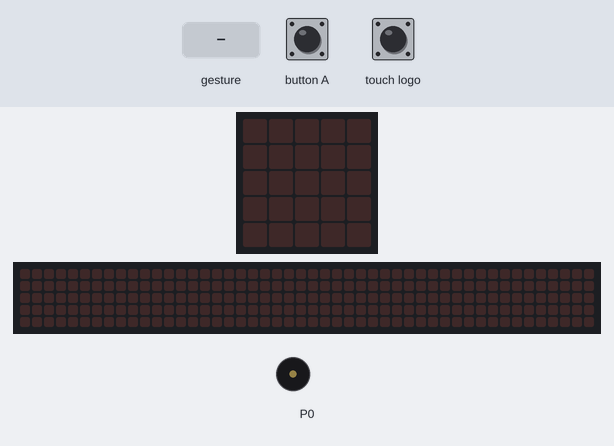
Simulated run of this program. Board: BBC micro:bit (MakeCode). Parts: the board's 5×5 LED display, a strip that is not on the board, showing the scrolling text unrolled, buzzer (waves = sounding). The inputs (shaded band) are chosen by the test bench. Random numbers come from a fixed seed; a tilt is held for 1.5 s and a shake lasts 1 s, then the board lies face up again; the 48×5 strip is a reading aid, not a part: it shows the text the display is scrolling, unrolled, one strip-width of it at a time.

Above: at 1.2 s.
1.3 s: touch logo pressed for 0.15 s
At 3.92 s:
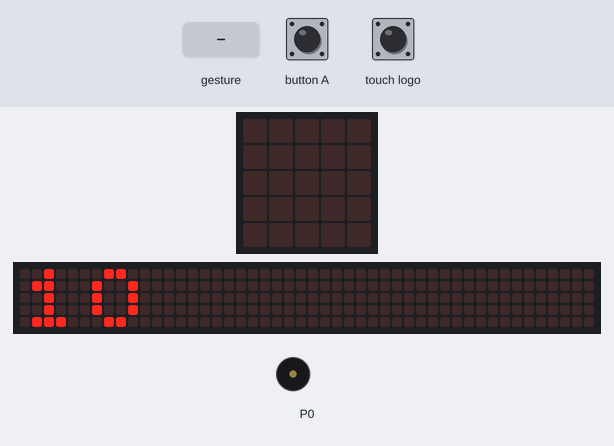
4.3 s: button A pressed for 0.15 s
At 5.0 s:
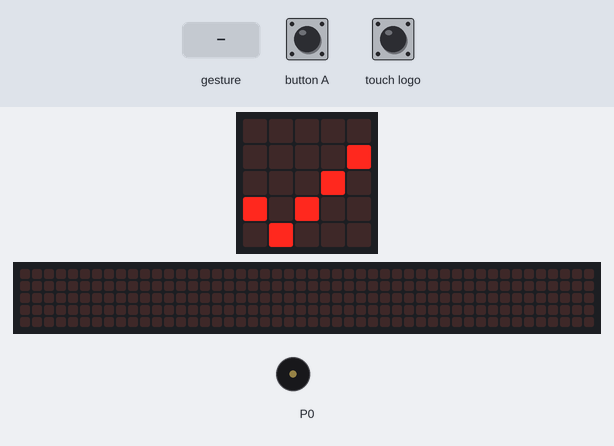
5.9 s: gesture 'shake'
At 8.4 s:
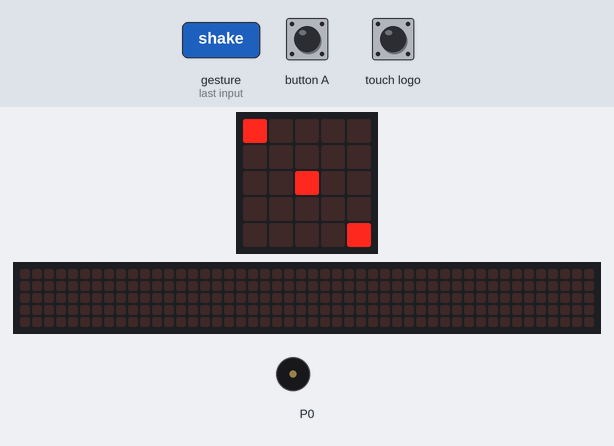
8.9 s: gesture 'shake'
At 9.7 s:
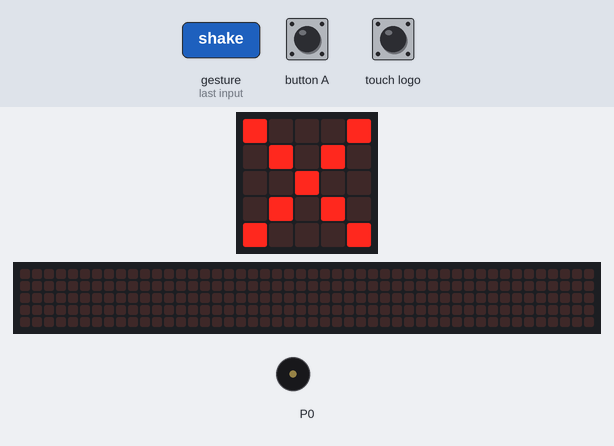
10.7 s: touch logo pressed for 0.15 s
At 11.9 s:
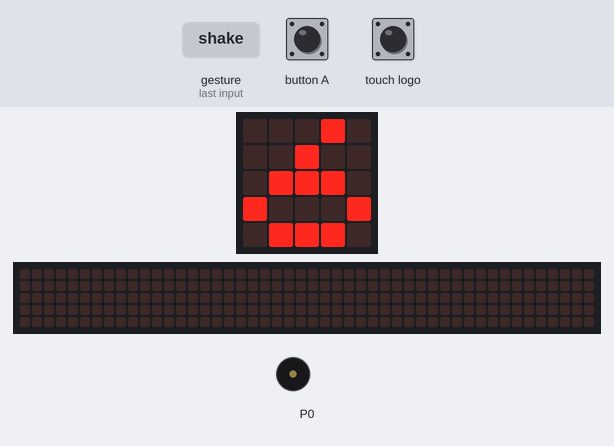
Timing chart, 0 to 13.3 s (numbered marks = the images above; inputs shaded):
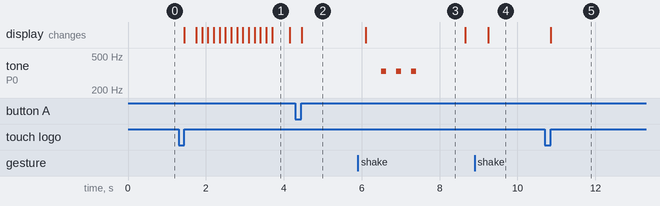

Measured:
- after the input at 1.3 s, the display: changes after 0.15 s (image 1)
- after the input at 4.3 s, the display: changes after 0.16 s (image 2)
- after the input at 5.9 s, tone on P0: alternates 330 Hz for 0.13 s and silent for 0.26 s, 6 changes in all, then stays silent, starting after 0.60 s; the display: changes after 0.20 s (image 3)
- after the input at 8.9 s, the display: changes after 0.36 s (image 4)
- after the input at 10.7 s, the display: changes after 0.15 s (image 5)
- what the display in image 1 shows lasts 0.5 s, from 3.7 s to 4.2 s
- what the display in image 3 shows lasts 2.6 s, from 6.1 s to 8.7 s

The program:

main.ts
```typescript
input.onButtonPressed(Button.A, function on_button_pressed_a() {

    povoleno = true
    basic.showIcon(IconNames.Yes)
})
input.onLogoEvent(TouchButtonEvent.Pressed, function on_logo_event_pressed() {

    if (pocet_sten == 6) {
        pocet_sten = 10
    } else {
        pocet_sten = 6
    }

    basic.showNumber(pocet_sten)
})
input.onGesture(Gesture.Shake, function on_gesture_shake() {
    let cislo: number;

    if (povoleno) {
        cislo = randint(1, pocet_sten)
        if (cislo == 1) {
            basic.showLeds(`
                . . . . .
                . . . . .
                . . # . .
                . . . . .
                . . . . .
            `)
        }

        if (cislo == 2) {
            basic.showLeds(`
                . . . . .
                . . . . .
                . # . # .
                . . . . .
                . . . . .
            `)
        }

        if (cislo == 3) {
            basic.showLeds(`
                # . . . .
                . . . . .
                . . # . .
                . . . . .
                . . . . #
            `)
        }

        if (cislo == 4) {
            basic.showLeds(`
                . . . . .
                . # . # .
                . . . . .
                . # . # .
                . . . . .
            `)
        }

        if (cislo == 5) {
            basic.showLeds(`
                # . . . #
                . . . . .
                . . # . .
                . . . . .
                # . . . #
            `)
        }

        if (cislo == 6) {
            basic.showLeds(`
                # . . . #
                . . . . .
                # . . . #
                . . . . .
                # . . . #
            `)
        }

        if (cislo == 7) {
            basic.showLeds(`
                # . . . #
                . . . . .
                # . # . #
                . . . . .
                # . . . #
            `)
        }

        if (cislo == 8) {
            basic.showLeds(`
                # . # . #
                . . . . .
                # . . . #
                . . . . .
                # . # . #
            `)
        }

        if (cislo == 9) {
            basic.showLeds(`
                # . # . #
                . . . . .
                # . # . #
                . . . . .
                # . # . #
            `)
        }

        if (cislo == 10) {
            basic.showLeds(`
                # . . . #
                . # . # .
                # . . . #
                . # . # .
                # . . . #
            `)
        }

        for (let index = 0; index < cislo; index++) {
            music.playTone(330, music.beat(4))
            music.rest(music.beat(2))
        }
        povoleno = false
        basic.pause(1000)
        basic.showIcon(IconNames.Triangle)
    } else {
        basic.showIcon(IconNames.No)
    }

})
let povoleno = false
let pocet_sten = 6
basic.forever(function on_forever() {

})
```

test.ts
```typescript
// Tady jsou testy. Při použití tohoto balíčku jako rozšíření nebude zkompilováno.
```
